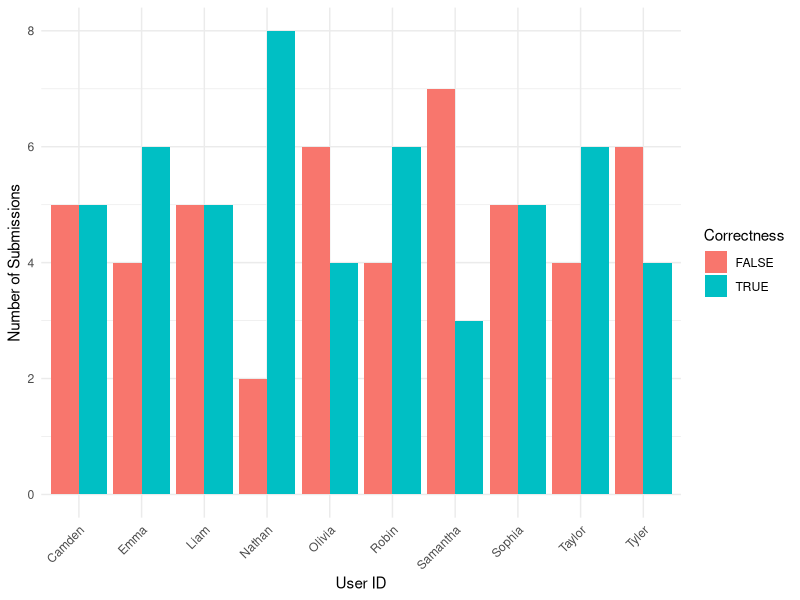
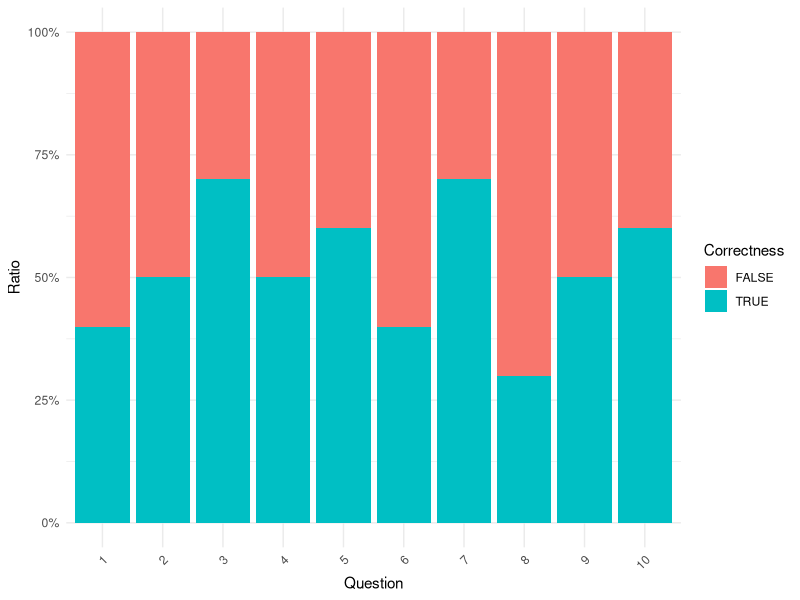

Source code (R) for these figures, in order:
## ---- chunk 1

library(tidyverse)

knitr::opts_chunk$set(echo = FALSE)
## ---- chunk 2
# Assign data to variable
data <- read.csv('./data/SampleData.csv')

# Convert correct column to logical
data$correct <- as.logical(data$correct)

# Check the data
data
## ---- chunk 3
# Aggregate data by user_id and correct
user_data <- data %>%
  group_by(user_id, correct) %>%
  summarise(n = n(), .groups = 'drop')

# Aggregate data by question and correct
question_data <- data %>%
  group_by(question, correct) %>%
  summarise(n = n(), .groups = 'drop')
## ---- chunk 4
# Bar plot of submissions by user, colored by whether they are correct or not
ggplot(user_data, aes(x = user_id, y = n, fill = correct)) +
  geom_bar(stat = 'identity', position = 'dodge') +
  labs(x = "User ID", y = "Number of Submissions", fill = "Correctness") +
  theme_minimal() +
  theme(axis.text.x = element_text(angle = 45, hjust = 1))
## ---- chunk 5
# Bar plot of submissions by question, colored by whether they are correct or not
ggplot(question_data, aes(x = as.factor(question), y = n, fill = correct)) +
  geom_bar(stat = 'identity', position = 'fill') +
  scale_y_continuous(labels = scales::percent) +
  labs(x = "Question", y = "Ratio", fill = "Correctness") +
  theme_minimal() +
  theme(axis.text.x = element_text(angle = 45, hjust = 1))

